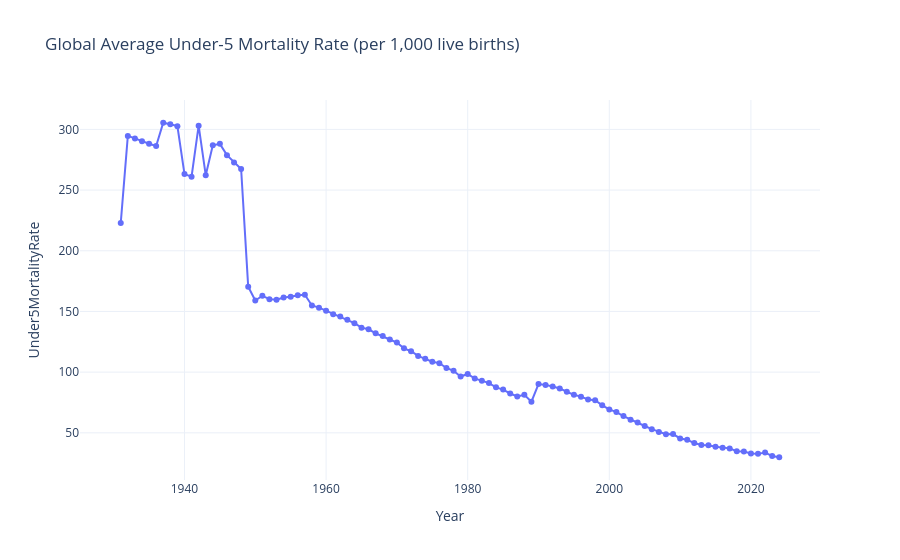

The cell this chart's notebook holds for it:
### Code cell
# Global trend of Under-5 Mortality
u5_trend = u5_clean.groupby("Year")["Under5MortalityRate"].mean().reset_index()

fig = px.line(u5_trend, x="Year", y="Under5MortalityRate",
              title="Global Average Under-5 Mortality Rate (per 1,000 live births)",
              markers=True)
fig.update_layout(template="plotly_white")
fig.show()

### Figure 1 — Plotly figure (JSON) as saved in the notebook; plotly's stock layout.template omitted (floating-point values rounded to 4 significant figures)
{"data": [{"hovertemplate": "Year=%{x}<br>Under5MortalityRate=%{y}<extra></extra>", "legendgroup": "", "line": {"color": "#636efa", "dash": "solid"}, "marker": {"symbol": "circle"}, "mode": "lines+markers", "name": "", "orientation": "v", "showlegend": false, "type": "scatter", "x": [1931, 1932, 1933, 1934, 1935, 1936, 1937, 1938, 1939, 1940, 1941, 1942, 1943, 1944, 1945, 1946, 1947, 1948, 1949, 1950, 1951, 1952, 1953, 1954, 1955, 1956, 1957, 1958, 1959, 1960, 1961, 1962, 1963, 1964, 1965, 1966, 1967, 1968, 1969, 1970, 1971, 1972, 1973, 1974, 1975, 1976, 1977, 1978, 1979, 1980, 1981, 1982, 1983, 1984, 1985, 1986, 1987, 1988, 1989, 1990, 1991, 1992, 1993, 1994, 1995, 1996, 1997, 1998, 1999, 2000, 2001, 2002, 2003, 2004, 2005, 2006, 2007, 2008, 2009, 2010, 2011, 2012, 2013, 2014, 2015, 2016, 2017, 2018, 2019, 2020, 2021, 2022, 2023, 2024], "xaxis": "x", "y": [223.0, 294.6, 292.6, 290.2, 288.2, 286.3, 305.5, 304.2, 302.7, 263.2, 261.0, 303.1, 262.3, 286.9, 288.1, 278.8, 272.7, 267.4, 170.5, 159.0, 162.9, 160.2, 159.7, 161.5, 162.0, 163.4, 163.7, 155.0, 153.2, 150.7, 147.8, 145.9, 143.2, 140.3, 136.6, 135.3, 132.0, 129.7, 126.9, 124.4, 119.6, 117.3, 113.4, 111.0, 108.6, 107.4, 103.4, 101.1, 96.4, 98.52, 94.7, 93.0, 91.0, 87.48, 85.61, 82.42, 79.99, 81.28, 75.69, 90.16, 89.51, 88.16, 86.57, 83.86, 81.33, 79.82, 77.55, 76.88, 72.64, 69.32, 67.12, 63.78, 60.89, 58.53, 55.62, 53.05, 50.77, 48.86, 48.95, 45.36, 44.25, 41.55, 39.99, 39.71, 38.58, 37.66, 37.2, 34.92, 34.67, 32.94, 32.67, 33.76, 30.86, 29.89], "yaxis": "y"}], "layout": {"legend": {"tracegroupgap": 0}, "title": {"text": "Global Average Under-5 Mortality Rate (per 1,000 live births)"}, "xaxis": {"anchor": "y", "domain": [0, 1], "title": {"text": "Year"}}, "yaxis": {"anchor": "x", "domain": [0, 1], "title": {"text": "Under5MortalityRate"}}}}
